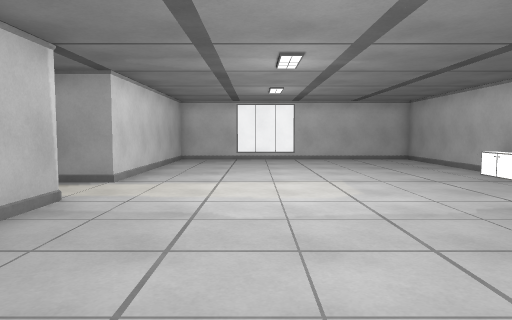
view 1 (above)

12 first-person views from a walk through a 3-D level made in the Unity game engine. The camera is 1.3 m above the floor, tilts 4° down and sees 70° across. The floor is counted in squares, 1 m on a side. Each view is taken from the middle of a square. On the plan, view 1 faces up. The plan holds only what a view shows up to about 15 squares ahead; the rest is blank. The place goes on beyond the plan. The player character is not drawn.

view 2
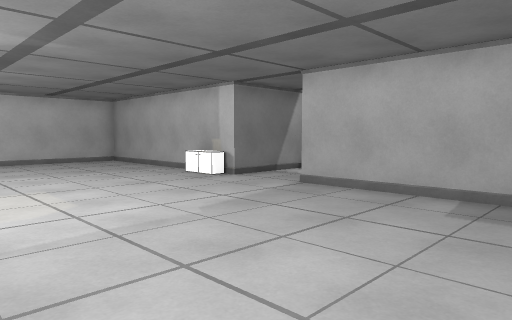

view 3
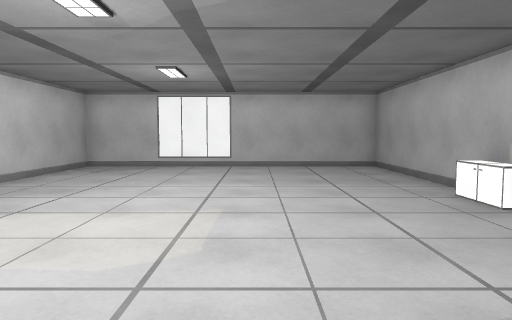

view 4
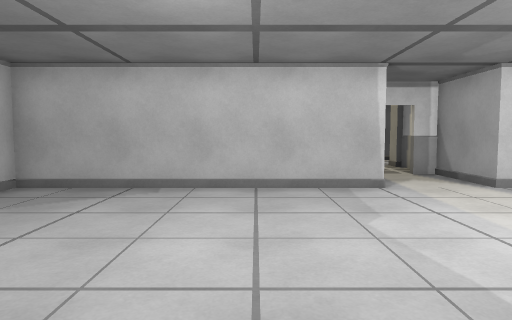

view 5
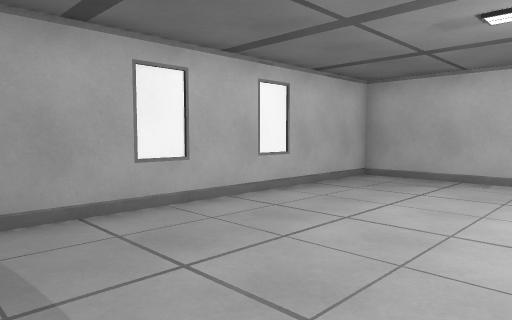

view 6
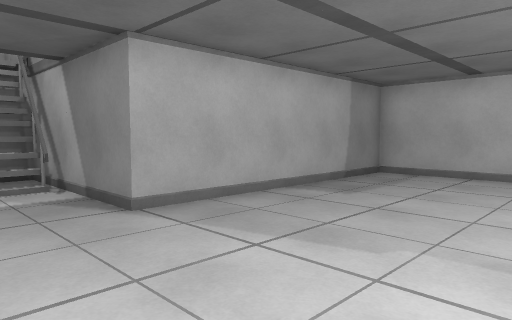

view 7
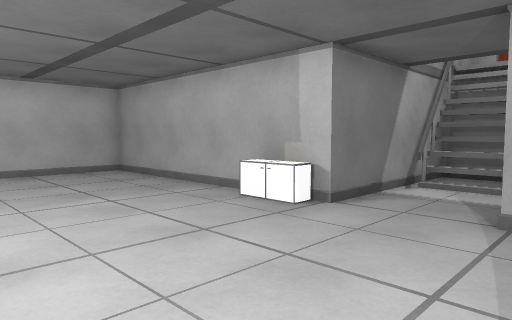

view 8
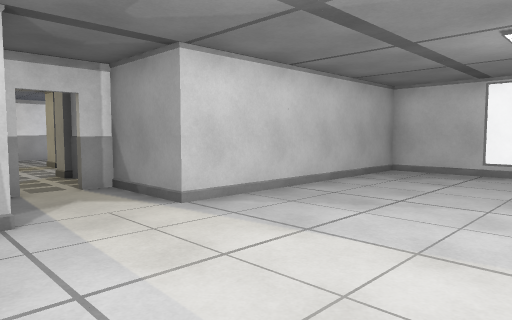

view 9
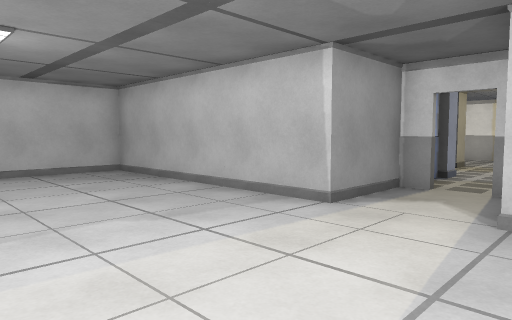

view 10
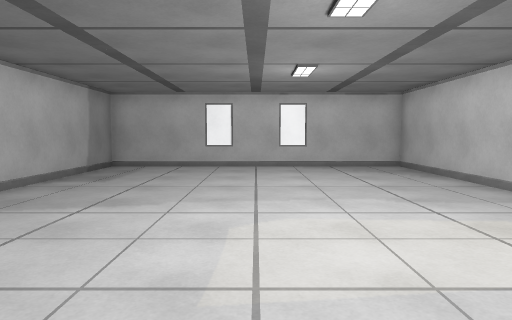

view 11
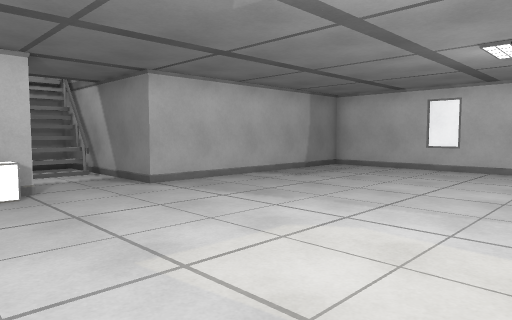

view 12
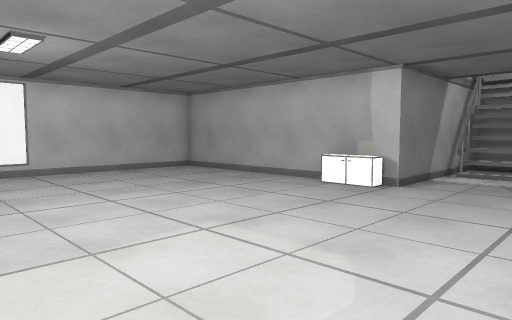

### Floor plan
Points are (right, up) in squares from view 1. A wall is a line through its corners. A room is listed if a view was taken in it or the views show most of it. See-through windows are left out.
Room 1 (views 1, 2, 3, 4, 5, 6, 7, 8, 9, 10, 11, 12)
walls: (-6.9, 8) (-6.9, 7.1) (-3.9, 7.1) (-3.9, -1.9) (7.9, -1.9) (7.9, 7.1) (13.9, 7.1); (11.1, 7.6) (13.3, 7.6) (13.3, 9.4) (11.3, 9.4); (12.5, 8) (12.5, 9.5); (12.8, 7.4) (12.8, 9.5); (13, 7.6) (13, 9.4); (13.9, 9.9) (7.9, 9.9) (7.9, 18.9) (-3.9, 18.9) (-3.9, 9.9) (-6.9, 9.9) (-6.9, 9.1)
ways out: gap at (-7, 8.5)
objects: cabinet (7, 11) to (8, 11)

Where each view was taken, in squares from view 1:
view 1: 0 up, 0 right, facing up
view 2: 1 up, 0 right, facing up-right
view 3: 4 up, 3 right, facing up
view 4: 4 up, 5 right, facing left
view 5: 4 up, 7 right, facing down-left
view 6: 10 up, 2 right, facing down-right
view 7: 6 up, 2 right, facing up-right
view 8: 6 up, 2 right, facing up-left
view 9: 11 up, 2 right, facing down-left
view 10: 13 up, 2 right, facing down
view 11: 12 up, 1 left, facing down-right
view 12: 6 up, 1 left, facing up-right
